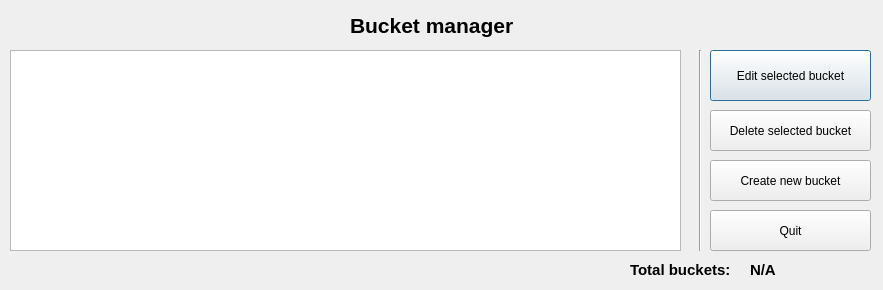
<?xml version="1.0" encoding="UTF-8"?>
<ui version="4.0">
 <class>BucketManager</class>
 <widget class="QDialog" name="BucketManager">
  <property name="geometry">
   <rect>
    <x>0</x>
    <y>0</y>
    <width>883</width>
    <height>290</height>
   </rect>
  </property>
  <property name="windowTitle">
   <string>Bucket Manager - Storj GUI Client</string>
  </property>
  <widget class="QTableView" name="bucket_list_tableview">
   <property name="geometry">
    <rect>
     <x>10</x>
     <y>50</y>
     <width>671</width>
     <height>201</height>
    </rect>
   </property>
  </widget>
  <widget class="QLabel" name="label">
   <property name="geometry">
    <rect>
     <x>350</x>
     <y>0</y>
     <width>181</width>
     <height>51</height>
    </rect>
   </property>
   <property name="text">
    <string>&lt;html&gt;&lt;head/&gt;&lt;body&gt;&lt;p&gt;&lt;span style=&quot; font-size:16pt; font-weight:600;&quot;&gt;Bucket manager&lt;/span&gt;&lt;/p&gt;&lt;/body&gt;&lt;/html&gt;</string>
   </property>
  </widget>
  <widget class="Line" name="line">
   <property name="geometry">
    <rect>
     <x>690</x>
     <y>50</y>
     <width>20</width>
     <height>201</height>
    </rect>
   </property>
   <property name="orientation">
    <enum>Qt::Vertical</enum>
   </property>
  </widget>
  <widget class="QPushButton" name="edit_bucket_bt">
   <property name="geometry">
    <rect>
     <x>710</x>
     <y>50</y>
     <width>161</width>
     <height>51</height>
    </rect>
   </property>
   <property name="text">
    <string>Edit selected bucket</string>
   </property>
  </widget>
  <widget class="QPushButton" name="delete_bucket_bt">
   <property name="geometry">
    <rect>
     <x>710</x>
     <y>110</y>
     <width>161</width>
     <height>41</height>
    </rect>
   </property>
   <property name="text">
    <string>Delete selected bucket</string>
   </property>
  </widget>
  <widget class="QPushButton" name="quit_bt">
   <property name="geometry">
    <rect>
     <x>710</x>
     <y>210</y>
     <width>161</width>
     <height>41</height>
    </rect>
   </property>
   <property name="text">
    <string>Quit</string>
   </property>
  </widget>
  <widget class="QLabel" name="label_2">
   <property name="geometry">
    <rect>
     <x>630</x>
     <y>260</y>
     <width>111</width>
     <height>21</height>
    </rect>
   </property>
   <property name="text">
    <string>&lt;html&gt;&lt;head/&gt;&lt;body&gt;&lt;p&gt;&lt;span style=&quot; font-size:11pt; font-weight:600;&quot;&gt;Total buckets:&lt;/span&gt;&lt;/p&gt;&lt;/body&gt;&lt;/html&gt;</string>
   </property>
  </widget>
  <widget class="QLabel" name="total_buckets_label">
   <property name="geometry">
    <rect>
     <x>750</x>
     <y>260</y>
     <width>121</width>
     <height>21</height>
    </rect>
   </property>
   <property name="text">
    <string>&lt;html&gt;&lt;head/&gt;&lt;body&gt;&lt;p&gt;&lt;span style=&quot; font-size:11pt; font-weight:600;&quot;&gt;N/A&lt;/span&gt;&lt;/p&gt;&lt;/body&gt;&lt;/html&gt;</string>
   </property>
  </widget>
  <widget class="QPushButton" name="create_new_bucket_bt">
   <property name="geometry">
    <rect>
     <x>710</x>
     <y>160</y>
     <width>161</width>
     <height>41</height>
    </rect>
   </property>
   <property name="text">
    <string>Create new bucket</string>
   </property>
  </widget>
 </widget>
 <resources/>
 <connections/>
</ui>
